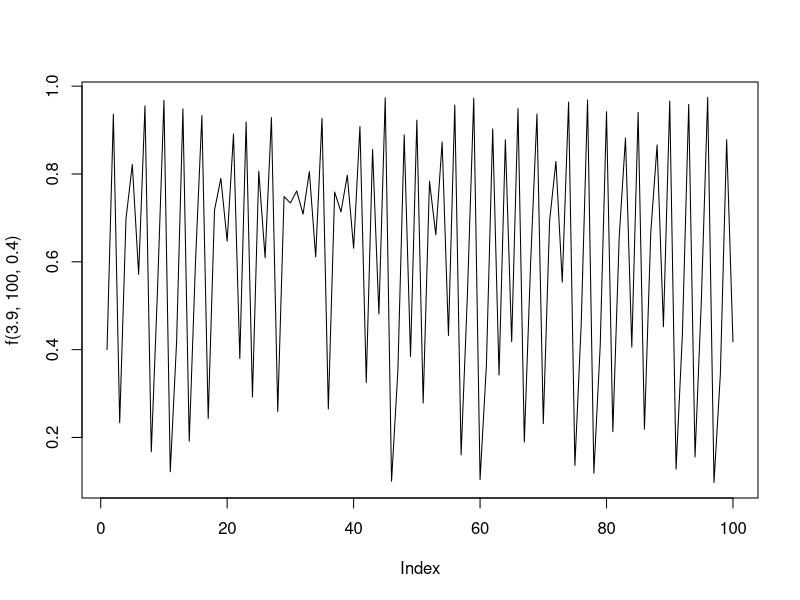
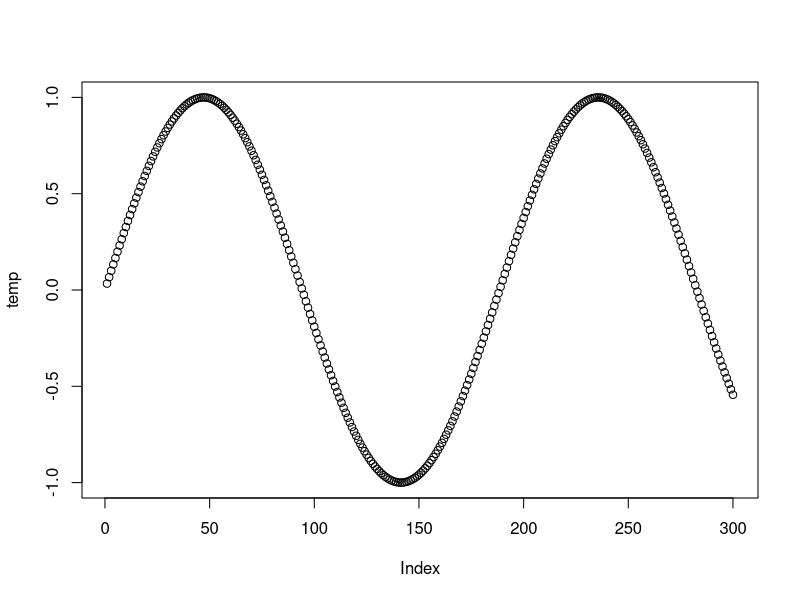
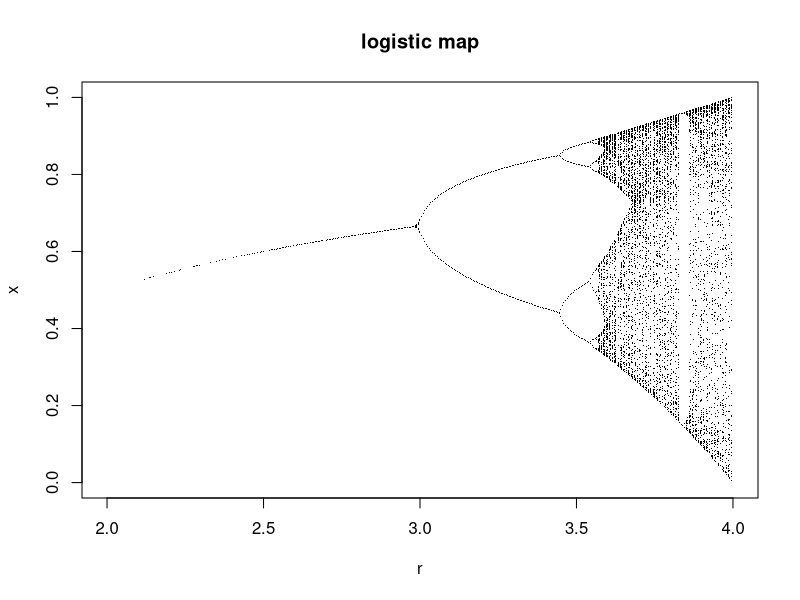

R code for these plots, in order:
# 1D diffusion /advection equation, leapfrog scheme 


#logistic difference equation, with parameter r, N iterations, and initial value x0
f = function(r,N,x0)
{
  x <- vector()
  x[1]<-x0
  for (i in 2:N)  x[i]<-r*x[i-1]*(1-x[i-1])
  return(x)
}


#determine the values of the local extrema and give them back in a vector
local_extrema <- function(x)
{
	result <- vector()
	for (i in 1:(length(x)-2))
	{
	if ((x[i]<x[i+1]) && (x[i+1] > x[i+2])) result<-c(result,x[i+1]) #save the local maximum in the result vector
      if ((x[i]>x[i+1]) && (x[i+1] < x[i+2])) result<-c(result,x[i+1]) #savel the local minimum in the result vector
	}
	return(result)
}


#test the functions:

#Test the logistic difference equation function
plot(f(3.9,100,0.4),type="l")  

#Test the local extrema function
temp<-sin((1:300)/30)
plot(temp)
local_extrema(temp)


#main program

resolution<-400  #number of r-parameter values to be scanned
rlim<-c(2,4)     #minimum and maximum r-value
xlim<-c(0,1)     #minimum and maximum x-value


r<-rlim[1]+(1:resolution)*((rlim[2]-rlim[1])/resolution) #vector of all r-values we will scan

plot(xlim=rlim,ylim=xlim,1,type="n",xlab="r",ylab="x",main="logistic map") #empty plot with axes and title

for (i in 1:resolution)
{
  temp<-f(r[i],300,0.5)[200:300]
  save<-local_extrema(temp)
  points(rep(r[i],length(save)),save,pch=".")
}
